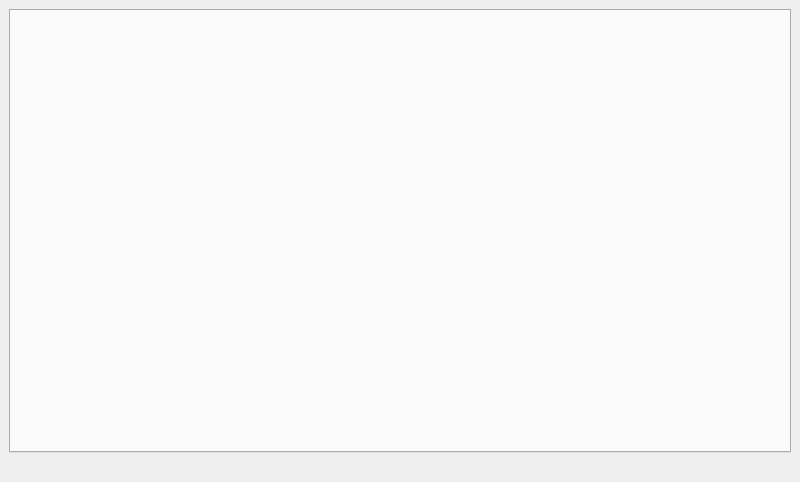
<?xml version="1.0" encoding="UTF-8"?>
<ui version="4.0">
 <class>MainWindow</class>
 <widget class="QMainWindow" name="MainWindow">
  <property name="geometry">
   <rect>
    <x>0</x>
    <y>0</y>
    <width>800</width>
    <height>482</height>
   </rect>
  </property>
  <property name="windowTitle">
   <string>RetroED</string>
  </property>
  <widget class="QWidget" name="centralwidget">
   <layout class="QGridLayout" name="gridLayout">
    <item row="3" column="0">
     <widget class="QLabel" name="status">
      <property name="text">
       <string/>
      </property>
     </widget>
    </item>
    <item row="0" column="0">
     <widget class="QTabWidget" name="toolTabs">
      <property name="currentIndex">
       <number>-1</number>
      </property>
      <property name="tabsClosable">
       <bool>true</bool>
      </property>
      <property name="movable">
       <bool>true</bool>
      </property>
     </widget>
    </item>
   </layout>
  </widget>
  <widget class="QMenuBar" name="menubar">
   <property name="geometry">
    <rect>
     <x>0</x>
     <y>0</y>
     <width>800</width>
     <height>20</height>
    </rect>
   </property>
  </widget>
  <action name="actionAboutRetroED">
   <property name="text">
    <string>About RetroED</string>
   </property>
  </action>
  <action name="actionChangeExecutable">
   <property name="text">
    <string>Change executable</string>
   </property>
  </action>
  <action name="actionRunExecutable">
   <property name="text">
    <string>Run executable</string>
   </property>
  </action>
  <action name="actionRSDKUnpacker">
   <property name="text">
    <string>RSDK Unpacker</string>
   </property>
  </action>
  <action name="actionSceneEditor">
   <property name="text">
    <string>Scene Editor</string>
   </property>
  </action>
  <action name="actionScriptEditor">
   <property name="text">
    <string>Script Editor</string>
   </property>
  </action>
  <action name="actionGameconfigEditor">
   <property name="text">
    <string>Gameconfig Editor</string>
   </property>
  </action>
  <action name="actionGFXTool">
   <property name="text">
    <string>GFX Tool</string>
   </property>
  </action>
  <action name="actionRSVExtractor">
   <property name="text">
    <string>RSV Extractor</string>
   </property>
  </action>
  <action name="actionOpen">
   <property name="text">
    <string>Open</string>
   </property>
  </action>
  <action name="actionSave">
   <property name="text">
    <string>Save</string>
   </property>
  </action>
  <action name="actionSaveAs">
   <property name="text">
    <string>Save As</string>
   </property>
  </action>
 </widget>
 <resources/>
 <connections/>
</ui>
